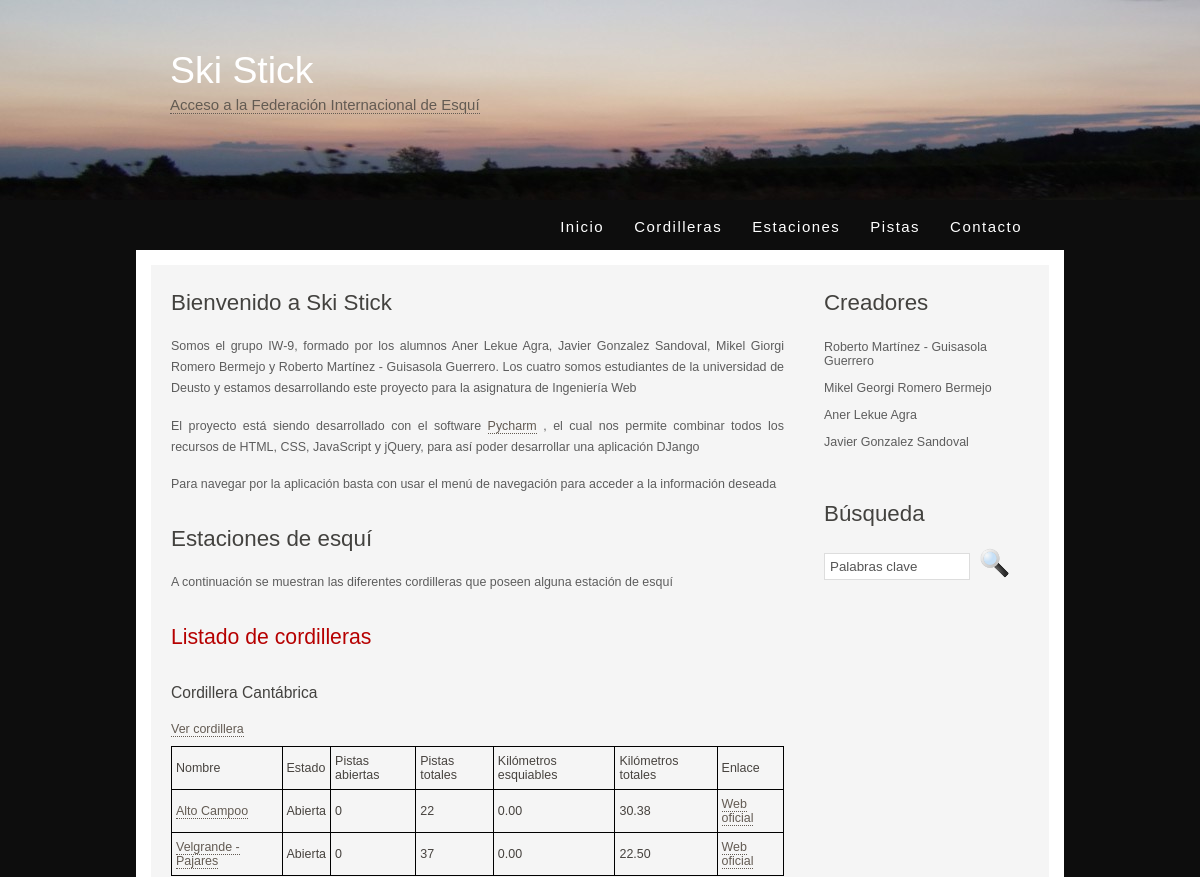
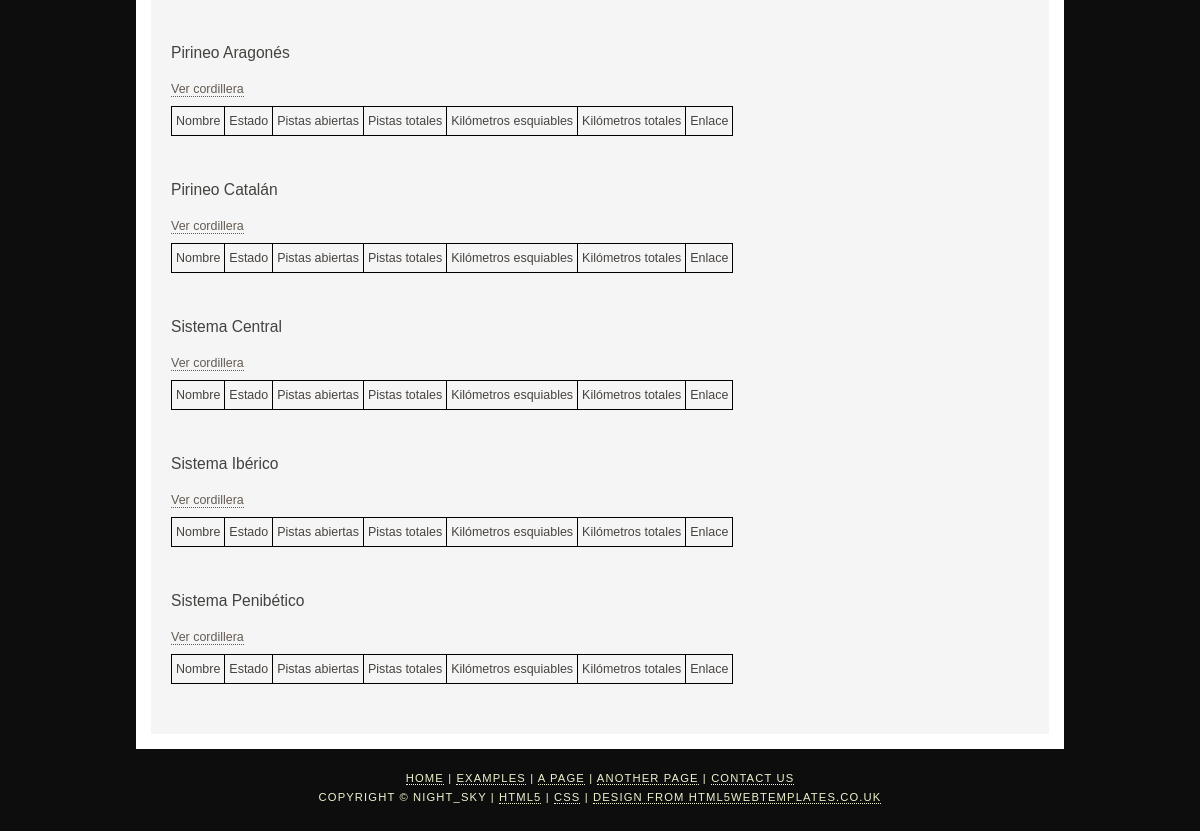
Page /index on the earlier database version (2 pictures, top to bottom).
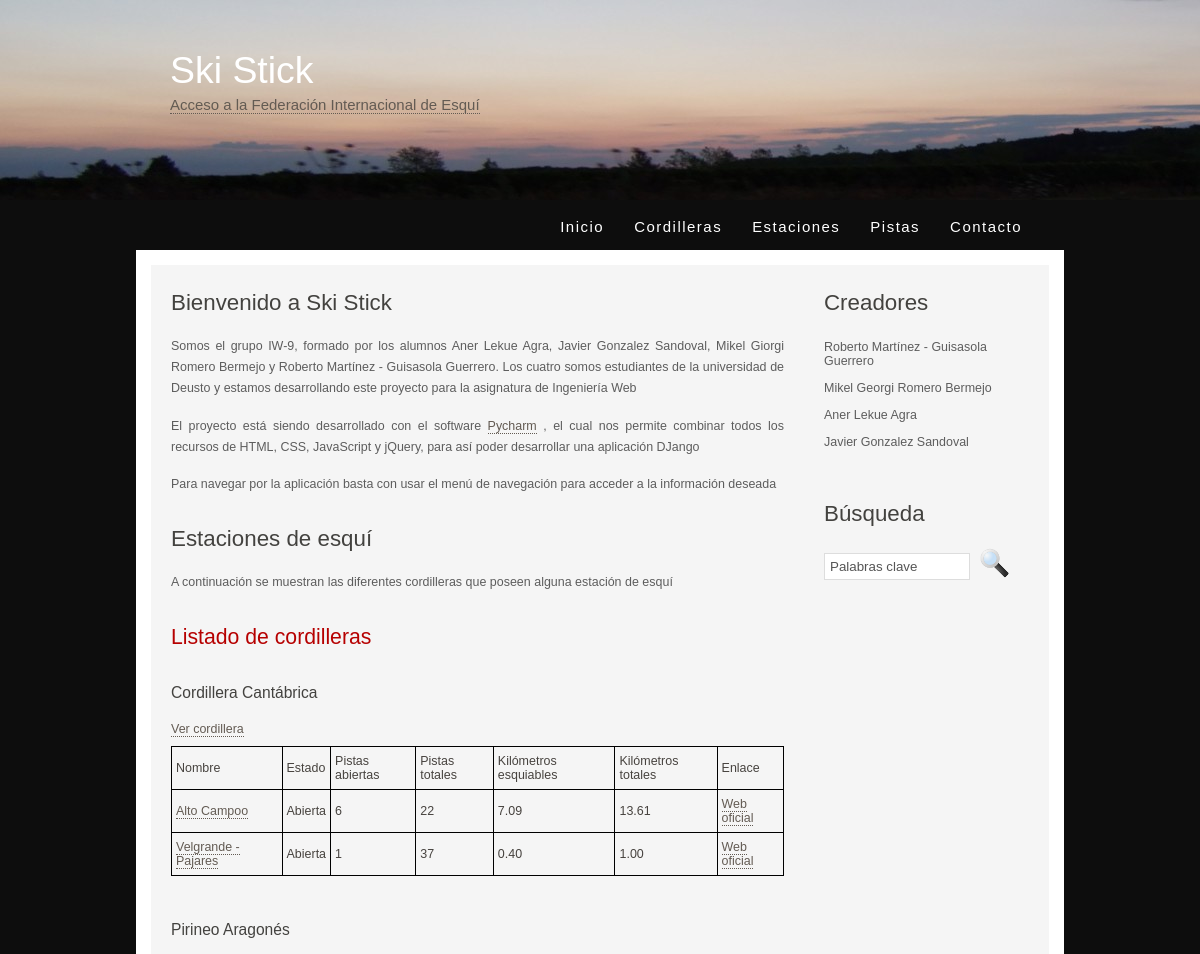
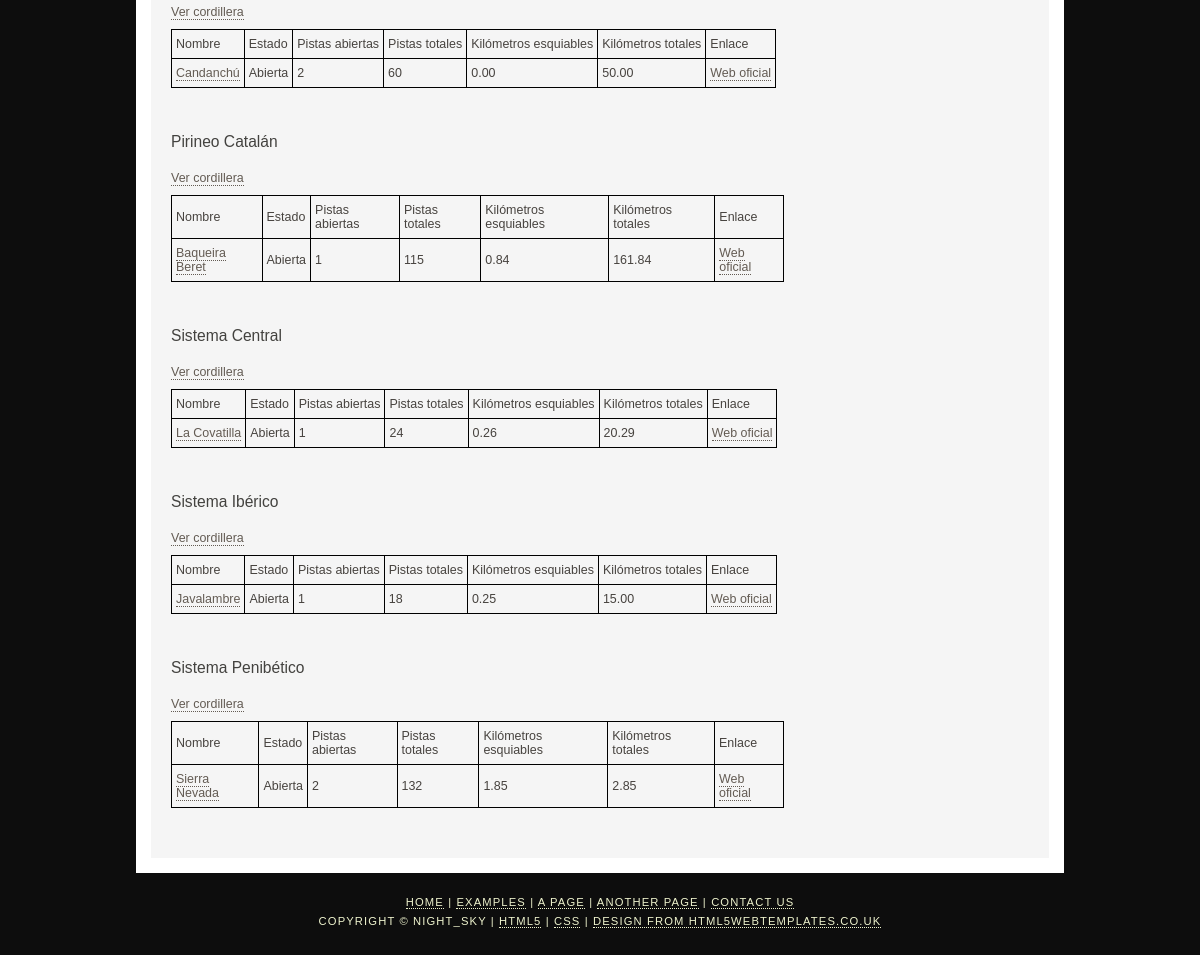
Same page on the later database version (2 pictures, top to bottom).
### appIW/models.py (models this page shows, shortened)
class Cordillera(models.Model):
    nombre = models.CharField(max_length=50)

class Estacion(models.Model):
    cordillera = models.ForeignKey(Cordillera, on_delete=models.CASCADE)
    nombre = models.CharField(max_length=50)
    abierta = models.BooleanField()
    nPistas = models.IntegerField()
    nPistasTotales = models.IntegerField()
    nKilometros = models.DecimalField(decimal_places=2, max_digits=6)
    nKilometrosTotales = models.DecimalField(decimal_places=2, max_digits=6)
    enlacePagina = models.CharField(max_length=200)

### appIW/views.py (the view)
# urls.py: path('index', views.index, name='indice'), #portada de la web con dos estaciones por localización
def index(request):
    cordilleras = get_list_or_404(Cordillera.objects.order_by('nombre'))
    estaciones = get_list_or_404(Estacion.objects.order_by('-nKilometrosTotales'))
    estacionesAbiertas = list()
    for estacion in estaciones:
        if estacion.abierta:
            estacionesAbiertas.append(estacion)
    context = {'listaCordilleras': cordilleras, 'listaEstaciones': estacionesAbiertas}
    return render(request, 'appIW/index.HTML', context)

### appIW/templates/appIW/index.html (shortened to what this page needs)
{% extends "plantilla.html"%}
{% block menu %}
<li><a href="/index" class="selected">Inicio</a></li>
<li><a href="/cordilleras">Cordilleras</a></li>
<li><a href="/estaciones">Estaciones</a></li>
<li><a href="/pistas">Pistas</a></li>
<li><a href="/contacto">Contacto</a></li>
{% endblock %}
{% block contenido %}
<h1>Bienvenido a Ski Stick</h1>
<p align="justify">Somos el grupo IW-9, formado por los alumnos Aner Lekue Agra, Javier Gonzalez Sandoval, Mikel Giorgi
    Romero Bermejo y Roberto Martínez - Guisasola Guerrero. Los cuatro somos estudiantes de la universidad de Deusto y
    estamos desarrollando este proyecto para la asignatura de Ingeniería Web
</p>
<p align="justify">El proyecto está siendo desarrollado con el software <a href="https://www.jetbrains.com/pycharm/">Pycharm</a>
    , el cual nos permite combinar todos los recursos de HTML, CSS, JavaScript y jQuery, para así poder desarrollar una
    aplicación DJango
</p>
<p align="justify">Para navegar por la aplicación basta con usar el menú de navegación para acceder a la información deseada</p>
<h1>Estaciones de esquí</h1>
<p>A continuaci&oacute;n se muestran las diferentes cordilleras que poseen alguna estaci&oacute;n de esqu&iacute;</p>
<h2>Listado de cordilleras</h2>
    <div class="cordilleras">
        {% if listaCordilleras %}
          {% for c in listaCordilleras %}
            <a name={{c.id}}><h3>{{c.nombre}}</h3></a>
            <a href="/cordillera/{{ c.id }}" >Ver cordillera</a>
            {% if listaEstaciones %}
                <div id={{c.id}}body>
                <table>
                    <tr>
                      <td>Nombre</td>
                      <td>Estado</td>
                      <td>Pistas abiertas</td>
                      <td>Pistas totales</td>
                      <td>Kilómetros esquiables</td>
                      <td>Kilómetros totales</td>
                      <td>Enlace</td>
                    </tr>
              {% for e in listaEstaciones %}
                {% if e.cordillera == c %}
                  <tr>
                    <td><a href="/estacion/{{e.id}}">{{e.nombre}}</a></td>
                    <td>{% if e.abierta %}
                      Abierta
                      {% else %}
                      Cerrada
                      {% endif %}
                    </td>
                    <td>{{e.nPistas}}</td>
                    <td>{{e.nPistasTotales}}</td>
                    <td>{{e.nKilometros}}</td>
                    <td>{{e.nKilometrosTotales}}</td>
                      <td><a href="{{ e.enlacePagina }}">Web oficial</a></td>
                  </tr>
                {% endif %}
              {% endfor %}
              </table>
                </div>
            {% else %}
            <p>No hay estaciones</p>
            {% endif %}
          {% endfor %}
        {% else %}
        <p>No hay cordilleras creadas</p>
        {% endif %}
    </div>
{% endblock %}

### appIW/templates/plantilla.html (shortened to what this page needs)
<!DOCTYPE HTML>
<html>
<head>
    {% block css %}
    {% load static %}
    <link rel="stylesheet" type="text/css" href="{% static '/style/style.css' %}"/>
    {% endblock %}
</head>
<body>
<div id="main">
    <div id="header">
        <div id="logo">
            <div id="logo_text">
                <h1>Ski <span class="logo_colour">Stick</span></h1>
                <h2><a href="https://www.fis-ski.com/en">Acceso a la Federación Internacional de Esquí</a></h2>
            </div>
        </div>
        <div id="menubar">
            <ul id="menu">
                {% block menu %}{% endblock %}
            </ul>
        </div>
    </div>
    <div id="site_content">
        <div class="sidebar">
            <h1>Creadores</h1>
            <ul>
                <li>Roberto Martínez - Guisasola Guerrero</li>
                <li>Mikel Georgi Romero Bermejo</li>
                <li>Aner Lekue Agra</li>
                <li>Javier Gonzalez Sandoval</li>
            </ul>
            <h1>Búsqueda</h1>
            <form method="post" action="#" id="search_form">
                <p>
                    <input class="search" type="text" name="search_field" value="Palabras clave" />
                    <input name="search" type="image" style="border: 0; margin: 0 0 -9px 5px;" src="{% static '/style/search.png' %}" alt="Search" title="Search" />
                </p>
            </form>
        </div>
        <div id="content">
            {% block contenido %}{% endblock %}
        </div>
    </div>
    <div id="footer">
        <p><a href="/index">Home</a> | <a href="examples.html">Examples</a> | <a href="page.html">A Page</a> | <a href="another_page.html">Another Page</a> | <a href="contact.html">Contact Us</a></p>
        <p>Copyright &copy; night_sky | <a href="http://validator.w3.org/check?uri=referer">HTML5</a> | <a href="http://jigsaw.w3.org/css-validator/check/referer">CSS</a> | <a href="http://www.html5webtemplates.co.uk">design from HTML5webtemplates.co.uk</a></p>
    </div>
</div>
</body>
</html>

### appIW/static/style/style.css (style rules this page uses)
html { height: 100%; }
body { font-family: "lucida sans", arial, sans-serif; padding: 0px; margin: 0px; font-size: .78em; background: #0d0d0d; color: #5D5D5D; }
p { margin: 0px; padding: 0px 0px 16px 0px; line-height: 1.7em; }
h1, h2, h3, h4, h5, h6 { font: normal 179% 'century gothic', arial, sans-serif; color: #43423F; margin: 0 0 15px 0; padding: 15px 0 5px 0; }
h2 { font: normal 170% 'century gothic', arial, sans-serif; color: #B60000; }
h3 { font: normal 125% 'century gothic', arial, sans-serif; }
a, a:hover { border-bottom: 1px dotted; color: #635B53; text-decoration: none; }
a { outline: none; }
form { padding: 0; margin: 0; }
ul { margin: 2px 0px 18px 16px; padding: 0px; }
ul li { list-style-type: square; margin: 0px 0px 6px 0px; padding: 0px; }
#main, #logo, #menubar, #site_content, #footer { margin-left: auto; margin-right: auto; }
#main { padding-bottom: 40px; }
#header { background: transparent url(logo.jpg) no-repeat; }
#logo { width: 860px; position: relative; height: 200px; }
#logo #logo_text { position: absolute; top: 27px; left: 0; }
#logo h1, #logo h2 { font: normal 300% 'century gothic', arial, sans-serif; border-bottom: 0; text-transform: none; margin: 0; }
#logo_text h1, #logo_text h1 a, #logo_text h1 a:hover { padding: 22px 0 0 0; color: #FFF; text-decoration: none; border: 0; }
#logo_text h2 { font-size: 120%; padding: 4px 0 0 0; color: #fff; }
#menubar { width: 870px; height: 46px; padding-top: 4px; padding-left: 4px; }
ul#menu { float: right; margin: 0px; }
ul#menu li { float: left; margin: 5px 0 0 0; padding: 0 0 0 0px; list-style: none; }
ul#menu li a { letter-spacing: 0.1em; font-family: sans-serif; font-size: 120%; display: block; float: left; height: 20px; text-decoration: none; padding: 9px 15px 5px 15px; text-align: center; color: #FFF; border: none; }
#site_content { width: 858px; overflow: hidden; margin: 0 auto 0 auto; padding: 10px 20px 20px 20px; background: #F5F5F5; border: 15px solid #FFF; }
.sidebar { float: right; width: 190px; padding: 0 15px 20px 15px; }
.sidebar ul { width: 178px; padding: 4px 0 0 0; margin: 4px 0 30px 0; }
.sidebar li { list-style: none; padding: 0 0 7px 0; }
#content { text-align: left; width: 613px; padding: 0; }
#footer { width: 916px; font-family: 'trebuchet ms', sans-serif; font-size: 90%; height: 28px; padding: 20px 0 5px 0; text-align: center; background: transparent; color: #EEF3CD; text-transform: uppercase; letter-spacing: 0.1em; }
#footer p { padding: 0; }
#footer a, #footer a:hover { color: #EEF3CD; text-decoration: none; }
.search { color: #555; border: 1px solid #DDD; width: 134px; padding: 5px; }
table { margin: 10px 0 30px 0; border-collapse: collapse; }
table tr th, table tr td { background: #3B3B3B; color: #FFF; padding: 7px 4px; text-align: left; }
table tr td { background: #F5F5F5; border: 1px solid black; color: #47433F; border-top: 1px solid #000; }

Differences in the rows shown:
changed Estacion "Alto Campoo": nPistas "0" → "6"; nKilometros "0.00" → "7.09"; nKilometrosTotales "30.38" → "13.61"
changed Estacion "Velgrande - Pajares": nPistas "0" → "1"; nKilometros "0.00" → "0.40"; nKilometrosTotales "22.50" → "1.00"
changed Cordillera "Pirineo Aragonés": gains Estacion (nombre "Candanchú", abierta "Abierta", nPistas "2", nPistasTotales "60", nKilometros "0.00", nKilometrosTotales "50.00")
changed Cordillera "Pirineo Catalán": gains Estacion (nombre "Baqueira Beret", abierta "Abierta", nPistas "1", nPistasTotales "115", nKilometros "0.84", nKilometrosTotales "161.84")
changed Cordillera "Sistema Central": gains Estacion (nombre "La Covatilla", abierta "Abierta", nPistas "1", nPistasTotales "24", nKilometros "0.26", nKilometrosTotales "20.29")
changed Cordillera "Sistema Ibérico": gains Estacion (nombre "Javalambre", abierta "Abierta", nPistas "1", nPistasTotales "18", nKilometros "0.25", nKilometrosTotales "15.00")
changed Cordillera "Sistema Penibético": gains Estacion (nombre "Sierra Nevada", abierta "Abierta", nPistas "2", nPistasTotales "132", nKilometros "1.85", nKilometrosTotales "2.85")
